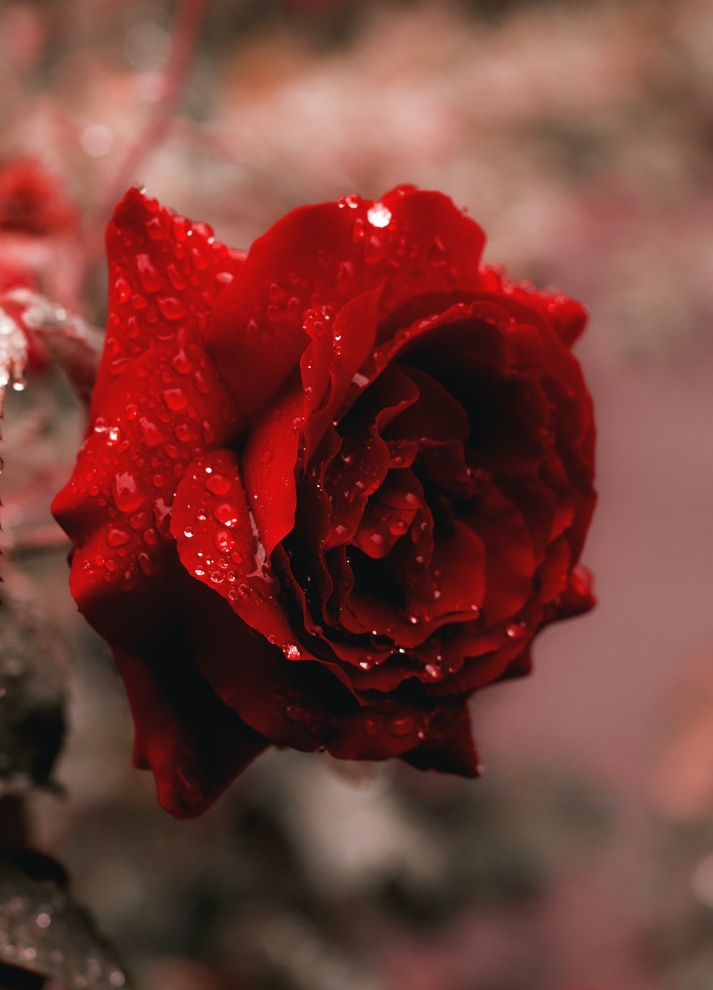
#> input picture flower.jpg, 713 x 990 px, shrunk from 1000 x 1389 before the run
$ python pencilsketch.py
#> lines starting #> are read from the running program, lines starting #| are printed output that depends on the picture
# Convert the pencil Image to pencil sketch
import cv2
image=cv2.imread("flower.jpg")
#> image is the input picture: shape (990, 713, 3); mean B, G, R 55.9, 62.9, 117.8
grayimage=cv2.cvtColor(image,cv2.COLOR_BGR2GRAY)
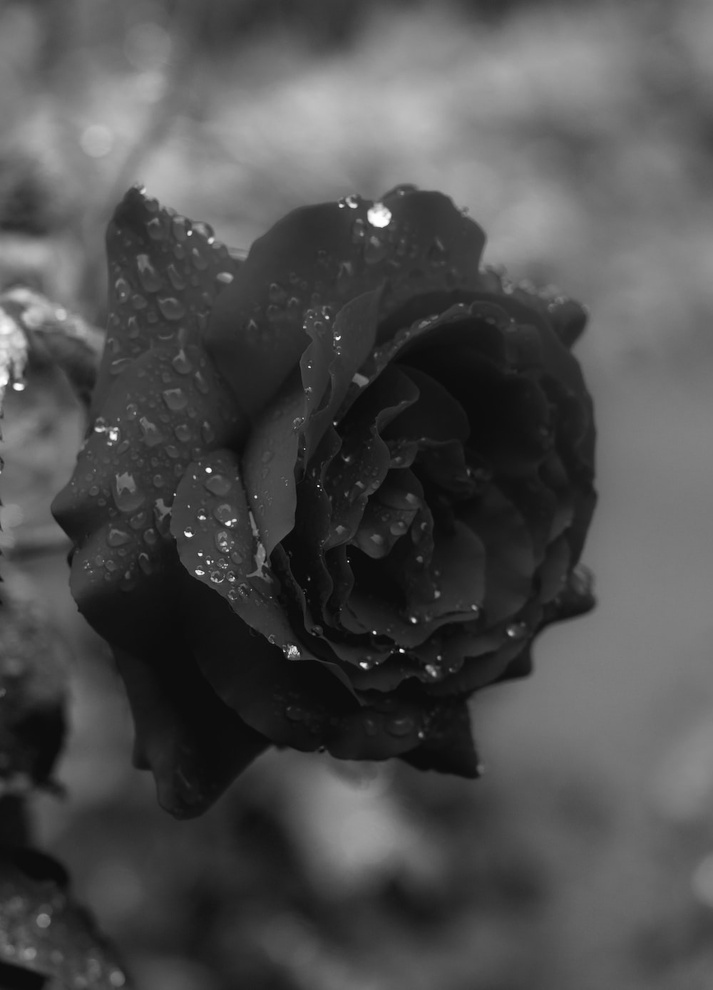
#> grayimage: shape (990, 713); min 6, max 255, mean 78.5
invertedimage=255-grayimage
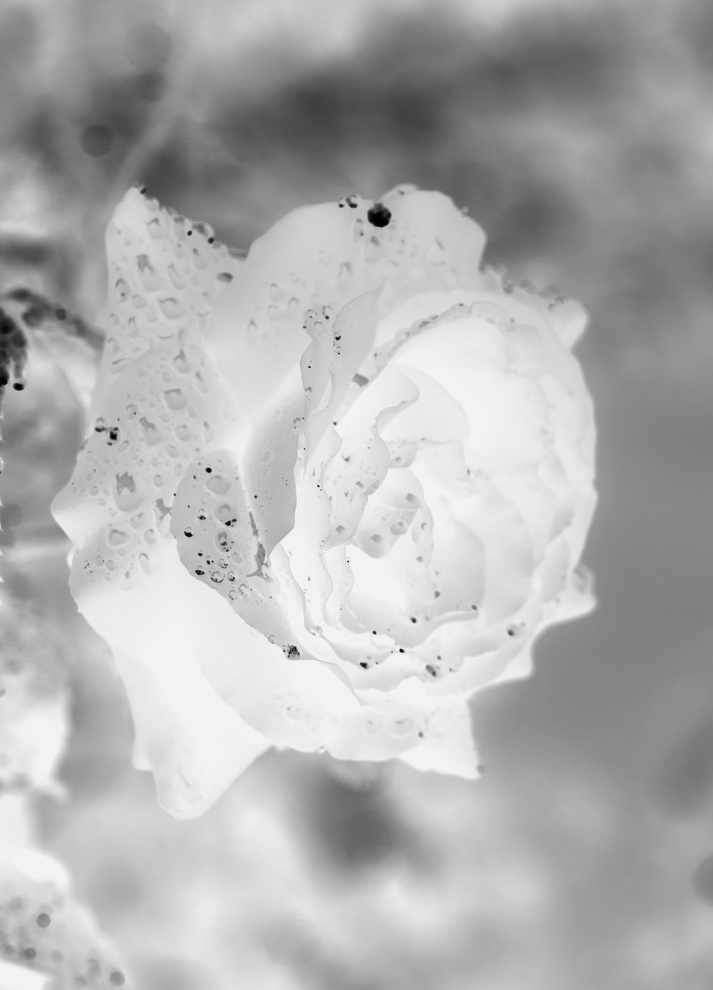
#> invertedimage: shape (990, 713); min 0, max 249, mean 176.5
blurredimage=cv2.GaussianBlur(invertedimage,(21,21),0)
inverted_blurredimage=255-blurredimage
pencilsketch=cv2.divide(grayimage,inverted_blurredimage,scale=255)
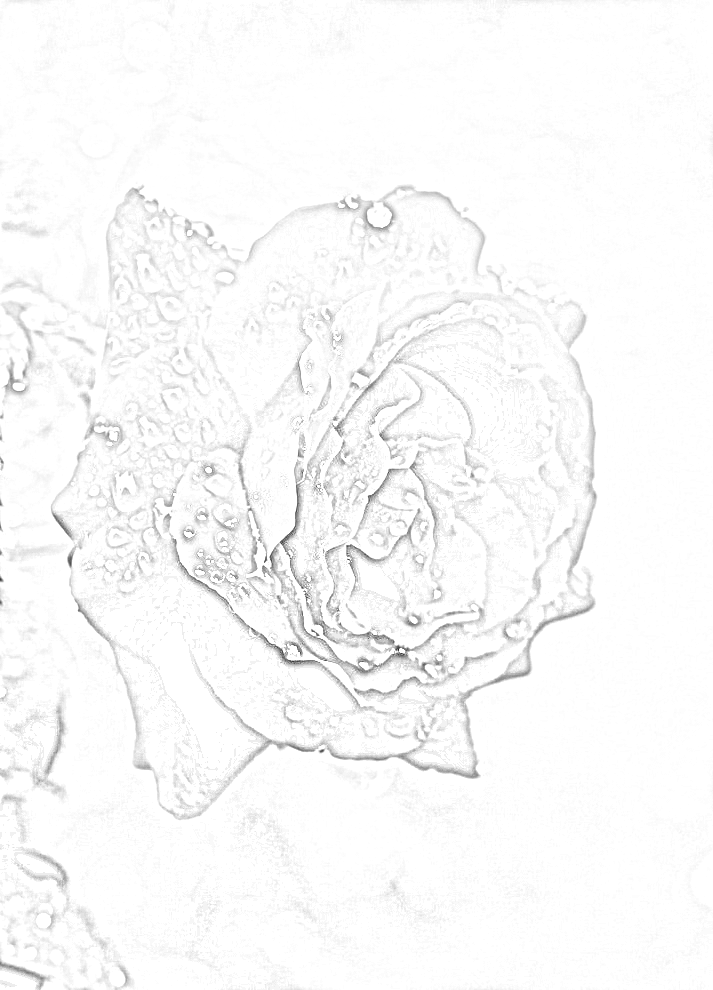
#> pencilsketch: shape (990, 713); min 36, max 255, mean 249.5
cv2.imshow("original",image)
cv2.imshow("image",pencilsketch)
cv2.waitKey(0)
